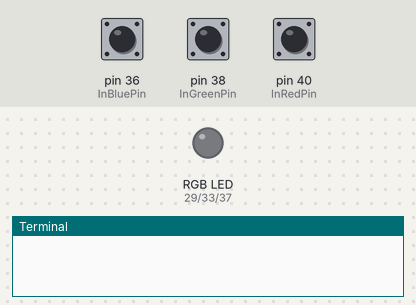
The program below on a simulated Raspberry Pi (header pin numbers). On the bench: an RGB LED mixed from three pins (HIGH = lit), the last lines printed to the terminal. The test bench sets the inputs (shaded band); at power-on: pin 36 (InBluePin) HIGH, pin 38 (InGreenPin) HIGH, pin 40 (InRedPin) HIGH.

Above: at 1.2 s.
1.3 s: pin 36 (InBluePin) pulled LOW for 0.15 s
At 1.9 s:
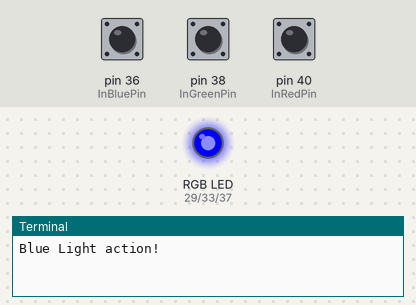
3.1 s: pin 38 (InGreenPin) pulled LOW for 0.15 s
At 3.8 s:
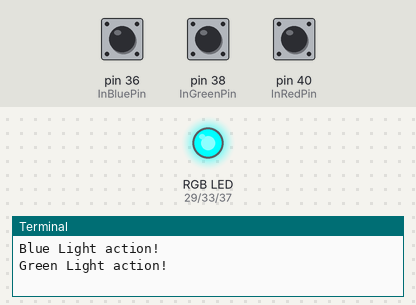
4.8 s: pin 40 (InRedPin) pulled LOW for 0.15 s
At 6.1 s:
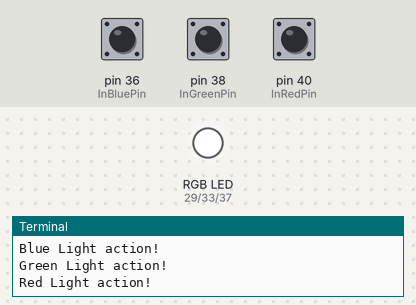
6.4 s: pin 36 (InBluePin) pulled LOW for 1 s
At 8.8 s:
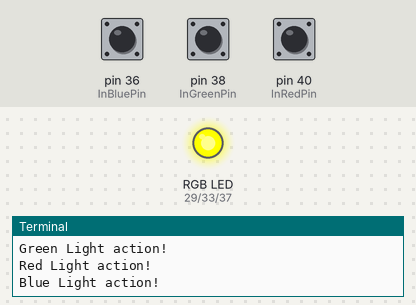
9.1 s: pin 38 (InGreenPin) pulled LOW for 1 s
At 11.4 s:
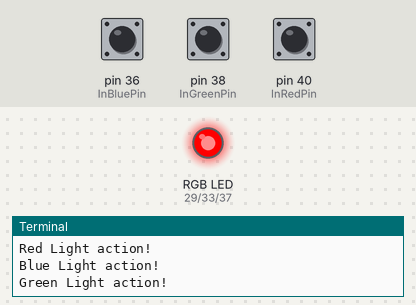
11.7 s: pin 36 (InBluePin) pulled LOW for 0.15 s
At 12.9 s:
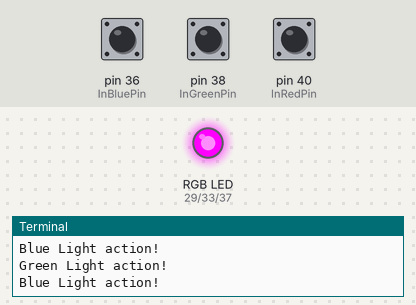
Timing chart, 0 to 14.4 s (numbered marks = the images above; inputs shaded):
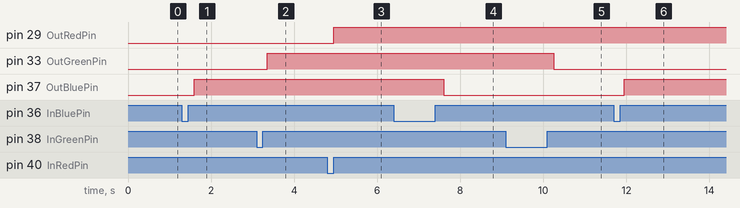

The program:

Lesson11RGB-HW.py
```python
'''
Homework for the Use of RGB LED:
Use three toggle switches (push buttons) with corresponding colors to turn the red, green, and blue color on and off
'''

import RPi.GPIO as GPIO
from time import sleep

GPIO.setmode(GPIO.BOARD)

InRedPin = 40
InGreenPin = 38
InBluePin = 36
GPIO.setup(InRedPin, GPIO.IN, pull_up_down=GPIO.PUD_UP)
GPIO.setup(InGreenPin, GPIO.IN, pull_up_down=GPIO.PUD_UP)
GPIO.setup(InBluePin, GPIO.IN, pull_up_down=GPIO.PUD_UP)

OutRedPin = 29
OutGreenPin = 33
OutBluePin = 37
GPIO.setup(OutRedPin, GPIO.OUT)
GPIO.setup(OutGreenPin, GPIO.OUT)
GPIO.setup(OutBluePin, GPIO.OUT)

GPIO.output(OutRedPin, 0)
GPIO.output(OutGreenPin, 0)
GPIO.output(OutBluePin, 0)

RedState = 0
GreenState = 0
BlueState = 0

RedButtonStateNew = 1
RedButtonStateOld = 1
GreenButtonStateNew = 1
GreenButtonStateOld = 1
BlueButtonStateNew = 1
BlueButtonStateOld = 1

try:
	while True:
		RedButtonStateNew = GPIO.input(InRedPin)
		GreenButtonStateNew = GPIO.input(InGreenPin)
		BlueButtonStateNew = GPIO.input(InBluePin)

		if RedButtonStateNew == 1 and RedButtonStateOld == 0:
			RedState = not RedState
			GPIO.output(OutRedPin, RedState)
			print('Red Light action!')
		RedButtonStateOld = RedButtonStateNew
		sleep(0.05)

		if GreenButtonStateNew == 1 and GreenButtonStateOld == 0:
			GreenState = not GreenState
			GPIO.output(OutGreenPin, GreenState)
			print('Green Light action!')
		GreenButtonStateOld = GreenButtonStateNew
		sleep(0.05)

		if BlueButtonStateNew == 1 and BlueButtonStateOld == 0:
			BlueState = not BlueState
			GPIO.output(OutBluePin, BlueState)
			print('Blue Light action!')
		BlueButtonStateOld = BlueButtonStateNew
		sleep(0.05)

except KeyboardInterrupt:  # to exit the program properly while cleaning up the pins
    GPIO.cleanup()
    print(' Bam! That is it folks!')
```

Measured:
- after the input at 1.3 s, pin 37 (OutBluePin): LOW → HIGH after 0.30 s
- after the input at 3.1 s, pin 33 (OutGreenPin): LOW → HIGH after 0.25 s
- after the input at 4.8 s, pin 29 (OutRedPin): LOW → HIGH after 0.15 s
- after the input at 6.4 s, pin 37 (OutBluePin): HIGH → LOW after 1.2 s
- after the input at 9.1 s, pin 33 (OutGreenPin): HIGH → LOW after 1.2 s
- after the input at 11.7 s, pin 37 (OutBluePin): LOW → HIGH after 0.25 s
